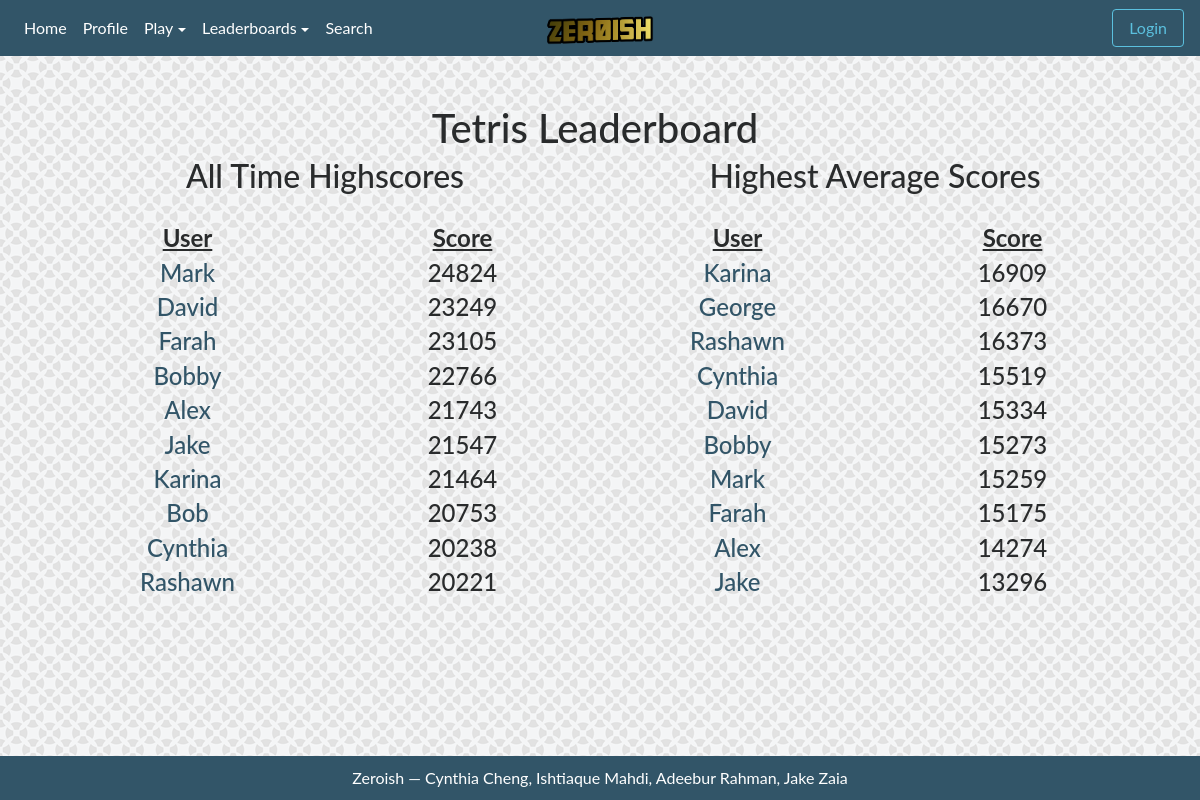
The app's page /tetris/leaderboard, older data.
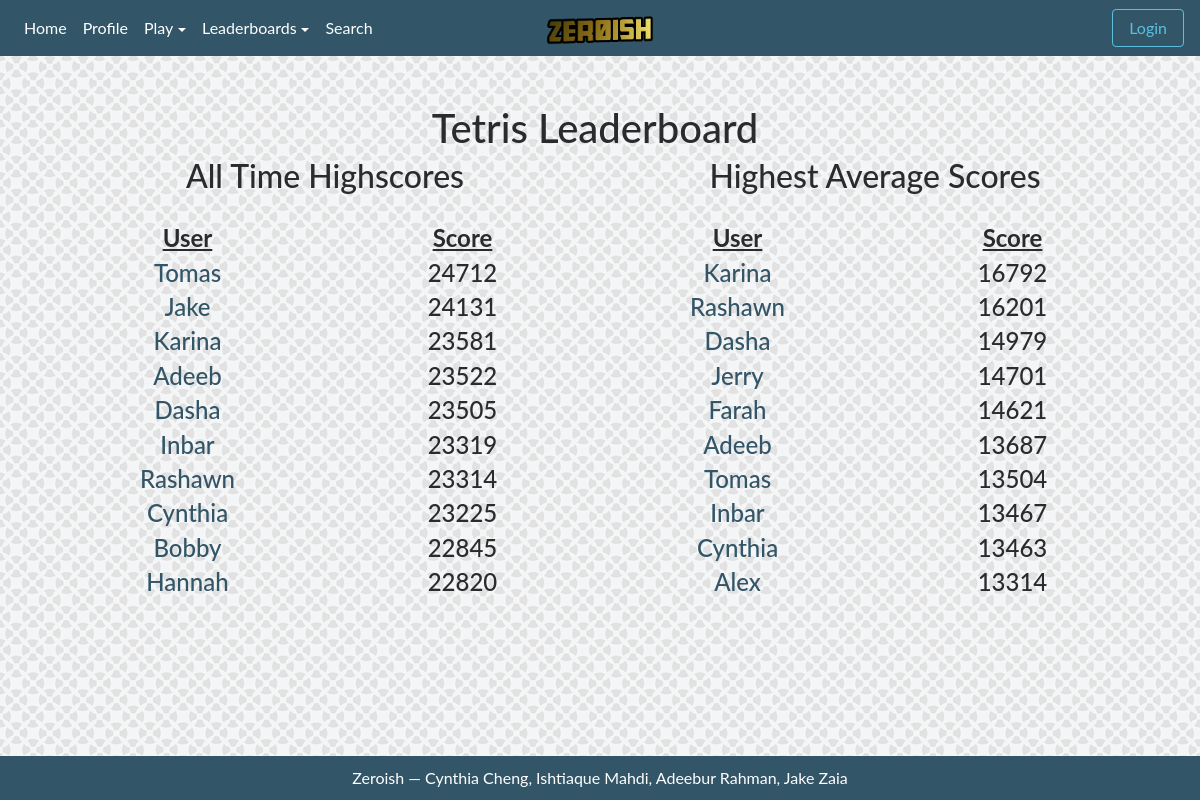
The same page, newer data.
### tables this page shows
CREATE TABLE tetris (username TEXT PRIMARY KEY, scores TEXT, average REAL, highscore NUMERIC, numplayed NUMERIC);

### app.py (the view)
@app.route("/tetris/leaderboard")
def tetris_leaderboard():
    return render_template("leaderboard.html", logged=is_logged(), game="Tetris",
                           highscores = tetris.get_highscores(),
                           averages = tetris.get_averages())

### app.py (called while the page is built)
def is_logged():
    return 'username' in session

### utils/tetris.py (called while the page is built)
def get_highscores():
    db = sqlite3.connect(f)
    user_info = db.cursor().execute('SELECT username, highscore FROM tetris;').fetchall()
    dic = {}
    for data in user_info:
        dic[data[0]] = data[1]
    scores = []
    for line in sorted(dic.items(), key=lambda dic: dic[1], reverse=True):
        scores.append( [line[0], line[1]] )
    return scores[:10]

def get_averages():
    db = sqlite3.connect(f)
    user_info = db.cursor().execute('SELECT username, average FROM tetris;').fetchall()
    dic = {}
    for data in user_info:
        dic[data[0]] = data[1]
    scores = []
    for line in sorted(dic.items(), key=lambda dic: dic[1], reverse=True):
        scores.append( [line[0], line[1]] )
    return scores[:10]

### templates/leaderboard.html (shortened to what this page needs)
{% extends "template.html" %}
{% block content %}
<br>
<div class="container">
  <div class="row">
    <div class="col"></div>
    <div class="col"><h1>{{ game }} Leaderboard</h1></div>
    <div class="col"></div>
  </div>
  <div class="row">
    <div class="col">
      <center>
        <h2> All Time Highscores</h2>
        <br>
        <div class="row">
          <div class="col">
            <h4><b><u>User</u></b></h4>
          </div>
          <div class="col">
            <h4><b><u>Score</u></b></h4>
          </div>
        </div>
        {% for data in highscores %}
        <div class="row">
          <div class="col">
            <a href="/profile?user={{ data[0] }}"><h4>{{ data[0] }}</h4></a>
          </div>
          <div class="col">
            <h4>{{ data[1] }}</h4>
          </div>
        </div>
        {% endfor %}
      </center>
    </div>
    <div class="col">
      <center>
        <h2> Highest Average Scores </h2>
        <br>
        <div class="row">
          <div class="col">
            <h4><b><u>User</u></b></h4>
          </div>
          <div class="col">
            <h4><b><u>Score</u></b></h4>
          </div>
        </div>
        {% for data in averages %}
        <div class="row">
          <div class="col">
            <a href="/profile?user={{ data[0] }}"><h4>{{ data[0] }}</h4></a>
          </div>
          <div class="col">
            <h4>{{ data[1]|int }}</h4>
          </div>
        </div>
        {% endfor %}
      </center>
    </div>
  </div>
</div>
{% endblock %}

Row changes from the older to the newer data that the page shows:
no longer on this page (row edited): tetris: username "Mark", highscore "24824", average "15259"
no longer on this page (row edited): tetris: username "David", highscore "23249", average "15334"
no longer on one of the page's lists (row edited): tetris: username "Jake", average "13296"
no longer on this page (row edited): tetris: username "Bob", highscore "20753", shown under "All Time Highscores"
no longer on one of the page's lists (row edited): tetris: username "Bobby", average "15273"
no longer on this page (row edited): tetris: username "George", average "16670", shown under "Highest Average Scores"
no longer on one of the page's lists (row edited): tetris: username "Farah", highscore "23105"
no longer on one of the page's lists (row edited): tetris: username "Alex", highscore "21743"
now on this page (row edited): tetris: username "Tomas", highscore "24712", average "13504"
changed tetris "Jake": highscore "21547" → "24131"
changed tetris "Karina": highscore "21464" → "23581"; average "16909" → "16792"
now on this page (row edited): tetris: username "Adeeb", highscore "23522", average "13687"
now on this page (row edited): tetris: username "Dasha", highscore "23505", average "14979"
now on this page (row edited): tetris: username "Inbar", highscore "23319", average "13467"
changed tetris "Rashawn": highscore "20221" → "23314"; average "16373" → "16201"; moves up the list
changed tetris "Cynthia": highscore "20238" → "23225"; average "15519" → "13463"
changed tetris "Bobby": highscore "22766" → "22845"; moves down the list
now on this page (row edited): tetris: username "Hannah", highscore "22820", shown under "All Time Highscores"
now on this page (row edited): tetris: username "Jerry", average "14701", shown under "Highest Average Scores"
changed tetris "Farah": average "15175" → "14621"; moves up the list
changed tetris "Alex": average "14274" → "13314"
